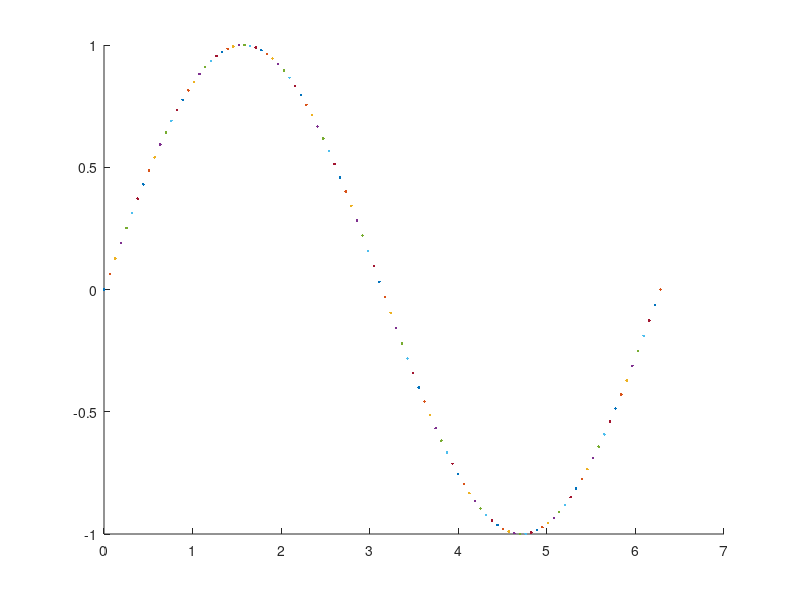

MATLAB code to generate this figure:
%% Technical Memo Example
% Summary of example objective.
% Evaluate a function, in this case $\sin(x)$, in a loop. Show how the
% equation looks on its own line:
%
% $$ y = sin(x) $$

%% Section 1 Title
% Description of first code block.
% Define a customizable scale factor that is treated as a constant.
SCALE_FACTOR = 1.0;

%% Section 2 Title
% Description of second code block.
% Perform a for loop that updates a figure.
% 
h = figure('Name','Example Memo Figure');
hold on;
y = zeros(1,100);
x = linspace(0,2*pi);
for k = 1:100
	%%% Evaluate the function. Comments not in a block after the title will
	%%% not be included in the main text.
	y(k) = sin(SCALE_FACTOR*x(k));
	plot(x(k),y(k),'.')
end

%% Conclusions
% You can add additional text throughout your script. You can insert lists,
% HTML, links, images, etc.
